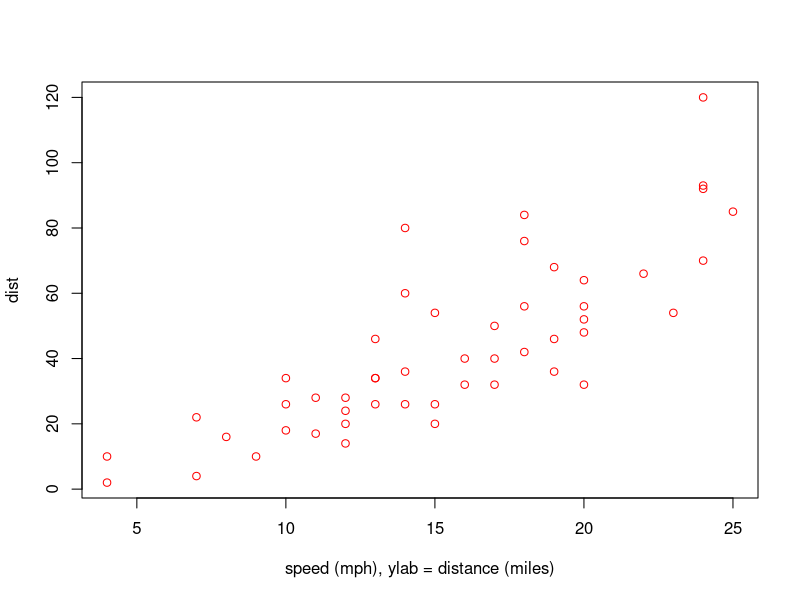

R code for this plot:
## ---- chunk 1
knitr::opts_chunk$set(echo = TRUE)
## ---- chunk 2
plot(cars, col = "red", xlab = "speed (mph), ylab = distance (miles)")
## ---- chunk 3
library(knitr)
kable(summary(cars))
